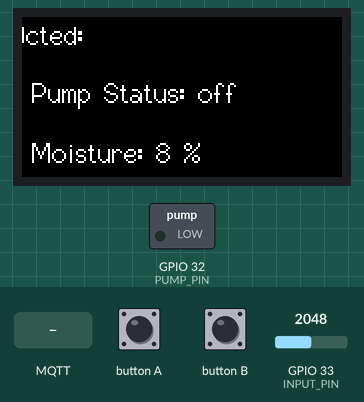
Simulated run of this program. Board: ESP32. Shown: 160×80 colour display, switched loads named in the program (green lamp = pin HIGH). The inputs (shaded band) are chosen by the test bench; at power-on: GPIO 33 (INPUT_PIN) = 2048. WiFi joins after 1.5 s; servers stay silent unless stated; no MQTT or app messages arrive unless stated; what the program prints to the serial monitor is not drawn.

Above: at 3.8 s.
3.9 s: button A pressed for 1 s
At 6.0 s:
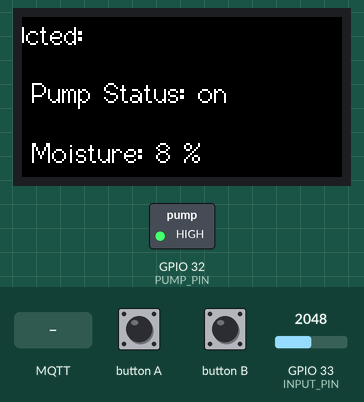
6.4 s: MQTT message "1" arrives on the first subscribed topic
At 7.2 s:
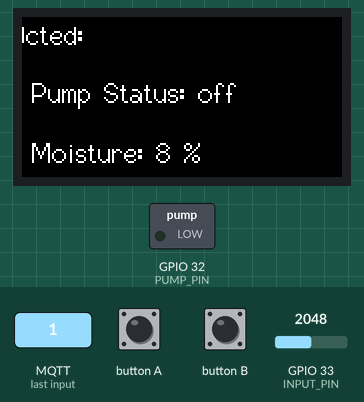
8.2 s: GPIO 33 (INPUT_PIN) set to 2140
At 9.6 s:
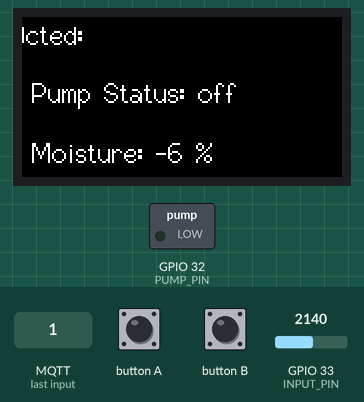
10.3 s: button A pressed for 0.6 s
At 11.9 s:
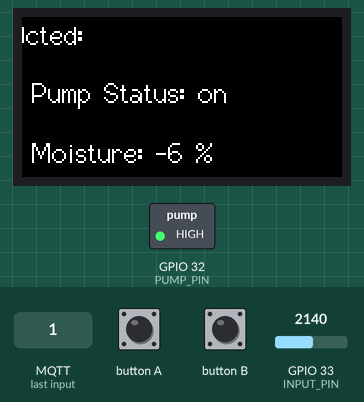
12.4 s: GPIO 33 (INPUT_PIN) set to 2060
At 14.0 s:
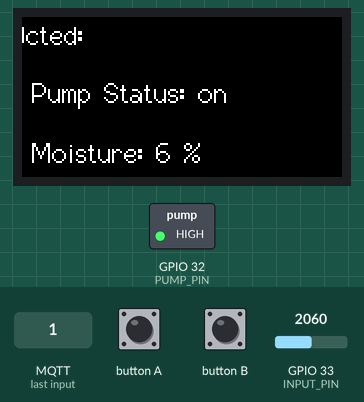
14.3 s: MQTT message "on" arrives on the first subscribed topic
At 15.5 s:
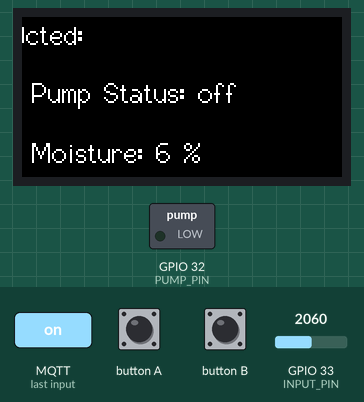
Timing chart, 0 to 17.3 s (numbered marks = the images above; inputs shaded):
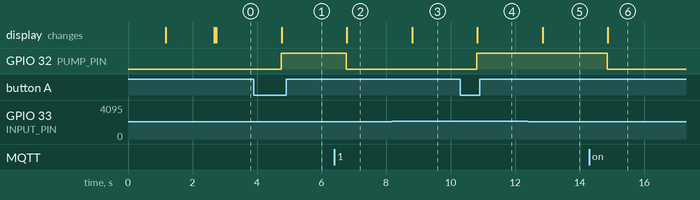

The program:

main.cpp
```cpp
#include <M5StickC.h>
#include <WiFiClient.h>
#include <WiFiClientSecure.h>
#include <PubSubClient.h>
#include <ArduinoJson.h>
#include "app_config.h"

// Application setting
#define LOOP_INTERVAL 1000 * 1           // Detection cycle(1sec)
#define PUBLISH_INTERVAL 1000 * 60        // millsecond
uint32_t lcd_background = BLACK;

// MQTT client
WiFiClientSecure https_client;
PubSubClient mqtt_client(https_client);

// MQTT topic
#define TOPIC_BASE "devday2021/"
#define TOPIC_PUMP_CONTROL TOPIC_BASE "cmd/" AWS_IOT_THING_NAME
#define TOPIC_MOISTURE_DATA TOPIC_BASE "data/" AWS_IOT_THING_NAME

// sensor pins
#define INPUT_PIN 33
#define PUMP_PIN 32
#define MOISTURE_MAX_VALUE 2100.0     // sensor dry value
#define MOISTURE_RANGE_VALUE 600.0

bool pumpStatus = false;
int rawADC;
DynamicJsonDocument data_json(1000);
unsigned long last_send_ms = 0, current_ms = 0;

/**
 * Draw network connection status
 **/
void drawConnectionStatus(const char text[]){
    M5.Lcd.fillRect(1, 1, M5.Lcd.width(), 20, lcd_background);
    M5.Lcd.drawString(text, 1, 1);
}

/**
 * Connect to WiFi access point
 **/
void connect_wifi()
{
    Serial.print("Connecting: ");
    Serial.println(APP_CONFIG_WIFI_SSID);
    drawConnectionStatus("disconnecting");

    WiFi.disconnect(true);
    delay(1000);

    char msg[255];
    sprintf(msg, "connecting to %s", APP_CONFIG_WIFI_SSID);
    drawConnectionStatus(msg);
    WiFi.begin(APP_CONFIG_WIFI_SSID, APP_CONFIG_WIFI_PASSWORD);

    while (WiFi.status() != WL_CONNECTED)
    {
        delay(500);
    }
    Serial.println("WiFi Connected");
    Serial.print("IPv4: ");
    Serial.println(WiFi.localIP().toString().c_str());
    sprintf(msg, "connected: %s", APP_CONFIG_WIFI_SSID);
    drawConnectionStatus(msg);
}

/**
 * Reconnect to WiFi access point
 **/
void reconnect_wifi()
{
    if (WiFi.status() != WL_CONNECTED)
    {
        connect_wifi();
    }
}

/**
 * Subscribe callback
 * This callback recives all subscribed messages
 **/
void callback(char *topic, byte *payload, unsigned int length)
{
    Serial.print("Message arrived: ");
    Serial.println(topic);

    String recievedCommand = "";
    for (int i = 0; i < length; i++)
    {
        recievedCommand += (char)payload[i];
    }
    Serial.println(recievedCommand);
    DynamicJsonDocument command_json(1000);
    deserializeJson(command_json, recievedCommand.c_str());
    if(command_json["pump"] == 1){
        pumpStatus = true;
    }
    else{
        pumpStatus = false;
    }
    digitalWrite(PUMP_PIN, pumpStatus);
    last_send_ms = 0;
}

/**
 * Initialize MQTT connection
 **/
void init_mqtt()
{
    https_client.setCACert(AWS_ROOT_CA_CERTIFICATE);
    https_client.setCertificate(AWS_IOT_CERTIFICATE);
    https_client.setPrivateKey(AWS_IOT_PRIVATE_KEY);
    mqtt_client.setServer(AWS_IOT_ENDPOINT, AWS_IOT_MQTT_PORT);
    mqtt_client.setCallback(callback);
    mqtt_client.setBufferSize(AWS_IOT_MQTT_MAX_PAYLOAD_SIZE);
}

/**
 * Connect to AWS IoT
 **/
void connect_awsiot()
{
    reconnect_wifi();

    while (!mqtt_client.connected())
    {
        Serial.println("Start MQTT connection...");
        if (mqtt_client.connect(AWS_IOT_THING_NAME)) {
            Serial.println("connected");
            // subscribe to command topic
            mqtt_client.subscribe(TOPIC_PUMP_CONTROL);
        }
        else {
            Serial.print("[WARNING] failed, rc=");
            Serial.print(mqtt_client.state());
            Serial.println("try again in 5 seconds.");
            delay(5000);
        }
    }
}


void setup() {
    Serial.begin(115200);
    M5.begin();
    M5.Axp.ScreenBreath(15);
    M5.Lcd.setRotation(3);
    M5.Lcd.fillScreen(lcd_background);
    M5.Lcd.setTextColor(WHITE);
    M5.Lcd.setTextDatum(TC_DATUM);
    M5.Lcd.setTextFont(2);

    pinMode(INPUT_PIN,INPUT);
    pinMode(PUMP_PIN,OUTPUT);

    // initialize data JSON
    DeserializationError err = deserializeJson(data_json, "{\"moisture\": 0, \"pump\": \"off\"}");
    if (err) {
        Serial.print("deserializeJson() failed: ");
        Serial.println(err.c_str());
    }

    connect_wifi();
    init_mqtt();
}

void loop() {

    connect_awsiot();

    mqtt_client.loop();

    M5.update();
    rawADC = analogRead(INPUT_PIN);
    int moisture = (MOISTURE_MAX_VALUE - rawADC) / MOISTURE_RANGE_VALUE * 100;
    if(M5.BtnA.wasPressed()){
        pumpStatus = !pumpStatus;
        digitalWrite(PUMP_PIN, pumpStatus);
        last_send_ms = 0;
    }

    M5.lcd.fillRect(0, 30, 160, 100, lcd_background);
    M5.Lcd.setCursor(5, 30);
    String pumpString = pumpStatus? "on" : "off";
    M5.Lcd.print("Pump Status: " + pumpString);
    Serial.println("Pump: " + pumpString);

    M5.Lcd.setCursor(5, 60);
    M5.Lcd.print("Moisture: " + String(moisture) + " %");
    Serial.println("Moisture: " + String(moisture) + " %");

    if( mqtt_client.connected() ){
        unsigned long current_ms = millis();
        if(last_send_ms == 0 || current_ms - last_send_ms > PUBLISH_INTERVAL) {
            data_json["moisture"] = moisture;
            data_json["pump"] = pumpStatus? 1 : 0;

            String data_string;
            serializeJson(data_json, data_string);
            Serial.print("publish message :");
            Serial.println(data_string.c_str());

            last_send_ms = current_ms;
            mqtt_client.publish(TOPIC_MOISTURE_DATA, data_string.c_str(), true);  // use retain message
        }
    }

    delay(LOOP_INTERVAL);
}
```

app_config_template.h
```cpp
// (licence header left out)
// app_config.h
#ifndef _APP_CONFIG_H_
#define _APP_CONFIG_H_

/*
* Wi-Fi settings. Use 2.4GHz access point
*/
// Wi-Fi access point SSID
#define APP_CONFIG_WIFI_SSID ""
// Wi-Fi password
#define APP_CONFIG_WIFI_PASSWORD ""

/*
* AWS IoT Core settings
*/

// AWS IoT Core thing
#define AWS_IOT_THING_NAME ""

// AWS IoT Core endpoint
#define AWS_IOT_ENDPOINT ""

// MQTT broker port
#define AWS_IOT_MQTT_PORT 8883

// MQTT message max payload
#define AWS_IOT_MQTT_MAX_PAYLOAD_SIZE 128000

// your thing certificate
const char *AWS_IOT_CERTIFICATE = R"(-----BEGIN CERTIFICATE-----
replace with your certificate
-----END CERTIFICATE-----
)";

// your thing private key
const char *AWS_IOT_PRIVATE_KEY = R"(-----BEGIN RSA PRIVATE KEY-----
replace with your private key
-----END RSA PRIVATE KEY-----
)";

// AWS IoT Core ATS endpoint server certificate
const char *AWS_ROOT_CA_CERTIFICATE = R"(-----BEGIN CERTIFICATE-----
MIIDQTCCAimgAwIBAgITBmyfz5m/jAo54vB4ikPmljZbyjANBgkqhkiG9w0BAQsF
ADA5MQswCQYDVQQGEwJVUzEPMA0GA1UEChMGQW1hem9uMRkwFwYDVQQDExBBbWF6
b24gUm9vdCBDQSAxMB4XDTE1MDUyNjAwMDAwMFoXDTM4MDExNzAwMDAwMFowOTEL
MAkGA1UEBhMCVVMxDzANBgNVBAoTBkFtYXpvbjEZMBcGA1UEAxMQQW1hem9uIFJv
b3QgQ0EgMTCCASIwDQYJKoZIhvcNAQEBBQADggEPADCCAQoCggEBALJ4gHHKeNXj
ca9HgFB0fW7Y14h29Jlo91ghYPl0hAEvrAIthtOgQ3pOsqTQNroBvo3bSMgHFzZM
9O6II8c+6zf1tRn4SWiw3te5djgdYZ6k/oI2peVKVuRF4fn9tBb6dNqcmzU5L/qw
IFAGbHrQgLKm+a/sRxmPUDgH3KKHOVj4utWp+UhnMJbulHheb4mjUcAwhmahRWa6
VOujw5H5SNz/0egwLX0tdHA114gk957EWW67c4cX8jJGKLhD+rcdqsq08p8kDi1L
93FcXmn/6pUCyziKrlA4b9v7LWIbxcceVOF34GfID5yHI9Y/QCB/IIDEgEw+OyQm
jgSubJrIqg0CAwEAAaNCMEAwDwYDVR0TAQH/BAUwAwEB/zAOBgNVHQ8BAf8EBAMC
AYYwHQYDVR0OBBYEFIQYzIU07LwMlJQuCFmcx7IQTgoIMA0GCSqGSIb3DQEBCwUA
A4IBAQCY8jdaQZChGsV2USggNiMOruYou6r4lK5IpDB/G/wkjUu0yKGX9rbxenDI
U5PMCCjjmCXPI6T53iHTfIUJrU6adTrCC2qJeHZERxhlbI1Bjjt/msv0tadQ1wUs
N+gDS63pYaACbvXy8MWy7Vu33PqUXHeeE6V/Uq2V8viTO96LXFvKWlJbYK8U90vv
o/ufQJVtMVT8QtPHRh8jrdkPSHCa2XV4cdFyQzR1bldZwgJcJmApzyMZFo6IQ6XU
5MsI+yMRQ+hDKXJioaldXgjUkK642M4UwtBV8ob2xJNDd2ZhwLnoQdeXeGADbkpy
rqXRfboQnoZsG4q5WTP468SQvvG5
-----END CERTIFICATE-----
)";

#endif
```

Measured:
- after the input at 3.9 s, GPIO 32 (PUMP_PIN): LOW → HIGH after 0.85 s; the display: changes after 0.86 s (image 1)
- after the input at 6.4 s, GPIO 32 (PUMP_PIN): HIGH → LOW after 0.37 s; the display: changes after 0.39 s (image 2)
- after the input at 8.2 s, the display: changes after 0.61 s (image 3)
- after the input at 10.3 s, GPIO 32 (PUMP_PIN): LOW → HIGH after 0.52 s; the display: changes after 0.53 s (image 4)
- after the input at 12.4 s, the display: changes after 0.45 s (image 5)
- after the input at 14.3 s, GPIO 32 (PUMP_PIN): HIGH → LOW after 0.56 s; the display: changes after 0.58 s (image 6)
